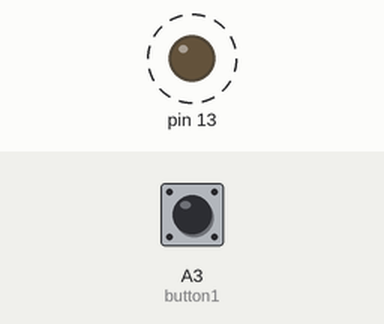
Bench run of a sketch on a simulated Arduino Uno, built with avr-gcc and run on an emulated ATmega328P. On the bench: output pins drawn as LEDs (lit = HIGH). Dashed ring = blinking. The test bench sets the inputs (shaded band); at power-on: A3 (button1) HIGH.

Above: at 0.07 s.
Timing chart, 0 to 3.0 s (numbered marks = the images above):
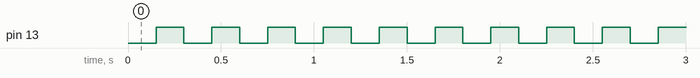

The sketch:

ArduinoNoneDelay.ino
```cpp
#define TIMER_LED_BLINK
#include "timer.h"
#include "button.h"
// LedBlink led1(13, 300);
LedBlink led1;
Button button1(A3, true);
void setup(){
    led1.init(13, 300);
    led1.enable();
}
void loop(){
    static int button1_state_change = 0;
    static unsigned long led_b_interval = 300;
    button1.start_service();
    if(button1.is_pushed()){
        if(led_b_interval == 300){
            led_b_interval = 500;
        }else{
            led_b_interval = 300;
        }
        led1.set_interval(led_b_interval);
    }
    LedBlink_execute();
}
```

button.h
```cpp
#ifndef BUTTON_TR2374
#define BUTTON_TR2374 1
class Button{
    protected:
        int pin;
        int state = 0;
        int state_change = 0;

        bool pushed = false;
    public:
        Button(){}
        Button(const int p, bool pull_up){
            init(p, pull_up);
        }
        void init(const int p, bool pull_up){
            if(pull_up){
                pinMode(p, INPUT_PULLUP);
            }else{
                pinMode(p, INPUT);
            }
            pin = p;
        }
        bool is_pushed(){
            if(pushed){
                pushed = false;
                return true;
            }else{
                return false;
            }
        }
        void start_service(){
            if(digitalRead(pin) != state){
                state = digitalRead(pin);
                state_change += 1;
                if(state_change % 2 == 0){
                    state_change = 0;
                    pushed = true;
                }
            }
        }
};
#endif
```

timer.h
```cpp
#ifndef TIMER_FDS34323
#define TIMER_FDS34323 1
#ifdef TIMER_N_SEPARATE
typedef void (*TimerFunctionPointer)(void);
class Timer{
    private:
        struct FunctionDetail{
            TimerFunctionPointer func;
            int offset;
            int DelayTime;
            int TmpTime;
            int execute_num = 0;
        };
        int storeFunc_num = 0;
        FunctionDetail *storeFunc = (FunctionDetail*)malloc(storeFunc_num*sizeof(FunctionDetail));

    public:
        void add(TimerFunctionPointer f_in, int delayTime = 1000, int offset = 0){
            storeFunc_num++;
            storeFunc = (FunctionDetail*)realloc(storeFunc, storeFunc_num*sizeof(FunctionDetail));
            FunctionDetail added;
            added.func = f_in;
            added.DelayTime = delayTime;
            added.TmpTime = millis();
            added.offset = offset;
            storeFunc[storeFunc_num-1] = added;
        }
        void execute(){
            for(int a=0;a<storeFunc_num;a++){
                int nowtime = millis();
                if(nowtime - storeFunc[a].TmpTime >= storeFunc[a].offset && storeFunc[a].execute_num==0){
                    storeFunc[a].TmpTime = nowtime;
                    storeFunc[a].func();
                    storeFunc[a].execute_num++;
                }
                if((nowtime - storeFunc[a].TmpTime >= storeFunc[a].DelayTime) && storeFunc[a].execute_num){
                    storeFunc[a].TmpTime = nowtime;
                    storeFunc[a].func();
                    storeFunc[a].execute_num++;
                }
            }
        }
        ~Timer(){
            free(storeFunc);
        }
};
#else
typedef void (*TimerFunctionPointer)(void);

unsigned long time_u = 0;

class Timer{
    protected:
        unsigned long nowtime;
        unsigned long interval;
        TimerFunctionPointer func;

        bool with_delay = false;
        unsigned long start_delay = 0;

        bool enabled = true;
    public:
        void TimerOnAdd(Timer *);
        Timer(){}
        Timer(TimerFunctionPointer func_in, unsigned long itv, unsigned long s_d = 0){
            init(func_in, itv, s_d);
        }
        void init(TimerFunctionPointer func_in, unsigned long itv, unsigned long s_d = 0){
            func = func_in;
            interval = itv;
            start_delay = s_d;
            if(s_d > 0){
                with_delay = true;
            }
            TimerOnAdd(this); // Add this Timer object into the Timer pointer database
            return;
        }

        void enable(){
            enabled = true;
        }
        void disable(){
            enabled = false;
        }
        void set_interval(unsigned long inp){
            interval = inp;
            return;
        }
        void set_start_delay(unsigned long inp){
            start_delay = inp;
            return;
        }
        void start_service(){
            if(!enabled){
                return;
            }
            if(millis() < start_delay){
                return;
            }else if(millis() >= start_delay && with_delay == true){
                with_delay = false;
                nowtime = millis();
                func();
            }
            if(millis() - nowtime >= interval){
                nowtime = millis();
                func();
            }
        }
};


Timer **TotalTimers = (Timer **)malloc(0);
unsigned long TimersNum = 0;

void Timer::TimerOnAdd(Timer* inp){
    TimersNum += 1;
    TotalTimers = (Timer **)realloc(TotalTimers, TimersNum * sizeof(Timer *));
    TotalTimers[TimersNum-1] = inp;
}

void Timer_execute(){
    // Make all Timer object to be executed
    for(unsigned long a=0;a<TimersNum;a++){
        TotalTimers[a]->start_service();
    }
}

// For some Cpp program usage
void Timer_end(){
    free(TotalTimers);
    return;
}
#endif
#ifdef TIMER_LED_BLINK
class LedBlink{
    protected:
        int pin;
        unsigned long interval;
        bool enabled = false;

        int state = 0;
        unsigned long nowtime = millis();
    public:
        void LedBlinkOnAdd(LedBlink*);
        LedBlink(){}
        LedBlink(const int pin_in, unsigned long itv = 100){
            init(pin_in, itv);
            return;
        }
        void init(const int pin_in, unsigned long itv = 100){
            pinMode(pin_in, OUTPUT);
            pin = pin_in;
            if(itv <= 1){
                itv = 2;
            }
            interval = itv;
            LedBlinkOnAdd(this);
            return;
        }
        void set_interval(unsigned long inp){
            if(inp <= 1){
                inp = 2;
            }
            interval = inp;
        }

        void enable(){
            enabled = true;
        }
        void disable(){
            enabled = false;
        }
        void start_service(){
            if(!enabled){
                return;
            }
            if(millis() - nowtime >= interval/2){
                state = !state;
                nowtime = millis();
            }
            digitalWrite(pin, state);
        }
};
LedBlink **TotalLedBlinks = (LedBlink **)malloc(0);
unsigned long LedBlinksNum = 0;

void LedBlink::LedBlinkOnAdd(LedBlink *inp){
    LedBlinksNum += 1;
    TotalLedBlinks = (LedBlink **)realloc(TotalLedBlinks, LedBlinksNum * sizeof(LedBlink *));
    TotalLedBlinks[LedBlinksNum-1] = inp;
}

void LedBlink_execute(){
    // Make all LedBlink object to be executed
    for(unsigned long a=0;a<LedBlinksNum;a++){
        TotalLedBlinks[a]->start_service();
    }
}
void LedBlink_end(){
    free(TotalLedBlinks);
    return;
}
#endif
#endif
```

Measured:
- by itself, pin 13: alternates HIGH for 0.15 s and LOW for 0.15 s
